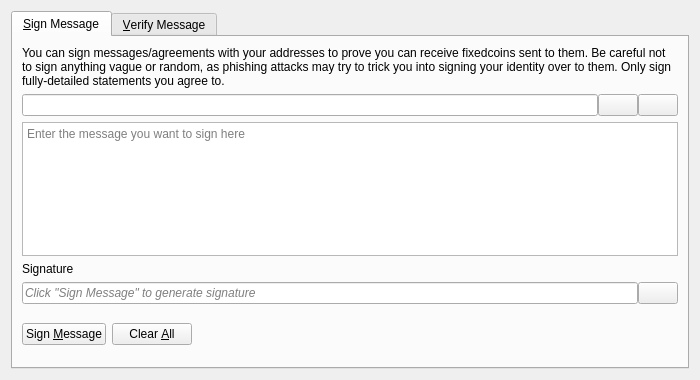
<?xml version="1.0" encoding="UTF-8"?>
<ui version="4.0">
 <class>SignVerifyMessageDialog</class>
 <widget class="QDialog" name="SignVerifyMessageDialog">
  <property name="geometry">
   <rect>
    <x>0</x>
    <y>0</y>
    <width>700</width>
    <height>380</height>
   </rect>
  </property>
  <property name="windowTitle">
   <string>Signatures - Sign / Verify a Message</string>
  </property>
  <property name="modal">
   <bool>true</bool>
  </property>
  <layout class="QVBoxLayout" name="verticalLayout">
   <item>
    <widget class="QTabWidget" name="tabWidget">
     <property name="currentIndex">
      <number>0</number>
     </property>
     <widget class="QWidget" name="tabSignMessage">
      <attribute name="title">
       <string>&amp;Sign Message</string>
      </attribute>
      <layout class="QVBoxLayout" name="verticalLayout_SM">
       <item>
        <widget class="QLabel" name="infoLabel_SM">
         <property name="text">
          <string>You can sign messages/agreements with your addresses to prove you can receive fixedcoins sent to them. Be careful not to sign anything vague or random, as phishing attacks may try to trick you into signing your identity over to them. Only sign fully-detailed statements you agree to.</string>
         </property>
         <property name="textFormat">
          <enum>Qt::PlainText</enum>
         </property>
         <property name="wordWrap">
          <bool>true</bool>
         </property>
        </widget>
       </item>
       <item>
        <layout class="QHBoxLayout" name="horizontalLayout_1_SM">
         <property name="spacing">
          <number>0</number>
         </property>
         <item>
          <widget class="QValidatedLineEdit" name="addressIn_SM">
           <property name="toolTip">
            <string>The FixedCoin address to sign the message with</string>
           </property>
          </widget>
         </item>
         <item>
          <widget class="QPushButton" name="addressBookButton_SM">
           <property name="toolTip">
            <string>Choose previously used address</string>
           </property>
           <property name="text">
            <string/>
           </property>
           <property name="icon">
            <iconset resource="../fixedcoin.qrc">
             <normaloff>:/icons/address-book</normaloff>:/icons/address-book</iconset>
           </property>
           <property name="shortcut">
            <string>Alt+A</string>
           </property>
           <property name="autoDefault">
            <bool>false</bool>
           </property>
          </widget>
         </item>
         <item>
          <widget class="QPushButton" name="pasteButton_SM">
           <property name="toolTip">
            <string>Paste address from clipboard</string>
           </property>
           <property name="text">
            <string/>
           </property>
           <property name="icon">
            <iconset resource="../fixedcoin.qrc">
             <normaloff>:/icons/editpaste</normaloff>:/icons/editpaste</iconset>
           </property>
           <property name="shortcut">
            <string>Alt+P</string>
           </property>
           <property name="autoDefault">
            <bool>false</bool>
           </property>
          </widget>
         </item>
        </layout>
       </item>
       <item>
        <widget class="QPlainTextEdit" name="messageIn_SM">
         <property name="toolTip">
          <string>Enter the message you want to sign here</string>
         </property>
         <property name="placeholderText">
          <string>Enter the message you want to sign here</string>
         </property>
        </widget>
       </item>
       <item>
        <widget class="QLabel" name="signatureLabel_SM">
         <property name="text">
          <string>Signature</string>
         </property>
         <property name="textFormat">
          <enum>Qt::PlainText</enum>
         </property>
        </widget>
       </item>
       <item>
        <layout class="QHBoxLayout" name="horizontalLayout_2_SM">
         <property name="spacing">
          <number>0</number>
         </property>
         <item>
          <widget class="QLineEdit" name="signatureOut_SM">
           <property name="placeholderText">
            <string>Click "Sign Message" to generate signature</string>
           </property>
           <property name="font">
            <font>
             <italic>true</italic>
            </font>
           </property>
           <property name="readOnly">
            <bool>true</bool>
           </property>
          </widget>
         </item>
         <item>
          <widget class="QPushButton" name="copySignatureButton_SM">
           <property name="toolTip">
            <string>Copy the current signature to the system clipboard</string>
           </property>
           <property name="text">
            <string/>
           </property>
           <property name="icon">
            <iconset resource="../fixedcoin.qrc">
             <normaloff>:/icons/editcopy</normaloff>:/icons/editcopy</iconset>
           </property>
           <property name="autoDefault">
            <bool>false</bool>
           </property>
          </widget>
         </item>
        </layout>
       </item>
       <item>
        <layout class="QHBoxLayout" name="horizontalLayout_3_SM">
         <item>
          <widget class="QPushButton" name="signMessageButton_SM">
           <property name="toolTip">
            <string>Sign the message to prove you own this FixedCoin address</string>
           </property>
           <property name="text">
            <string>Sign &amp;Message</string>
           </property>
           <property name="icon">
            <iconset resource="../fixedcoin.qrc">
             <normaloff>:/icons/edit</normaloff>:/icons/edit</iconset>
           </property>
           <property name="autoDefault">
            <bool>false</bool>
           </property>
          </widget>
         </item>
         <item>
          <widget class="QPushButton" name="clearButton_SM">
           <property name="toolTip">
            <string>Reset all sign message fields</string>
           </property>
           <property name="text">
            <string>Clear &amp;All</string>
           </property>
           <property name="icon">
            <iconset resource="../fixedcoin.qrc">
             <normaloff>:/icons/remove</normaloff>:/icons/remove</iconset>
           </property>
           <property name="autoDefault">
            <bool>false</bool>
           </property>
          </widget>
         </item>
         <item>
          <spacer name="horizontalSpacer_1_SM">
           <property name="orientation">
            <enum>Qt::Horizontal</enum>
           </property>
           <property name="sizeHint" stdset="0">
            <size>
             <width>40</width>
             <height>48</height>
            </size>
           </property>
          </spacer>
         </item>
         <item>
          <widget class="QLabel" name="statusLabel_SM">
           <property name="font">
            <font>
             <weight>75</weight>
             <bold>true</bold>
            </font>
           </property>
           <property name="text">
            <string/>
           </property>
           <property name="wordWrap">
            <bool>true</bool>
           </property>
          </widget>
         </item>
         <item>
          <spacer name="horizontalSpacer_2_SM">
           <property name="orientation">
            <enum>Qt::Horizontal</enum>
           </property>
           <property name="sizeHint" stdset="0">
            <size>
             <width>40</width>
             <height>48</height>
            </size>
           </property>
          </spacer>
         </item>
        </layout>
       </item>
      </layout>
     </widget>
     <widget class="QWidget" name="tabVerifyMessage">
      <attribute name="title">
       <string>&amp;Verify Message</string>
      </attribute>
      <layout class="QVBoxLayout" name="verticalLayout_VM">
       <item>
        <widget class="QLabel" name="infoLabel_VM">
         <property name="text">
          <string>Enter the receiver's address, message (ensure you copy line breaks, spaces, tabs, etc. exactly) and signature below to verify the message. Be careful not to read more into the signature than what is in the signed message itself, to avoid being tricked by a man-in-the-middle attack. Note that this only proves the signing party receives with the address, it cannot prove sendership of any transaction!</string>
         </property>
         <property name="textFormat">
          <enum>Qt::PlainText</enum>
         </property>
         <property name="alignment">
          <set>Qt::AlignLeading|Qt::AlignLeft|Qt::AlignTop</set>
         </property>
         <property name="wordWrap">
          <bool>true</bool>
         </property>
        </widget>
       </item>
       <item>
        <layout class="QHBoxLayout" name="horizontalLayout_1_VM">
         <property name="spacing">
          <number>0</number>
         </property>
         <item>
          <widget class="QValidatedLineEdit" name="addressIn_VM">
           <property name="toolTip">
            <string>The FixedCoin address the message was signed with</string>
           </property>
          </widget>
         </item>
         <item>
          <widget class="QPushButton" name="addressBookButton_VM">
           <property name="toolTip">
            <string>Choose previously used address</string>
           </property>
           <property name="text">
            <string/>
           </property>
           <property name="icon">
            <iconset resource="../fixedcoin.qrc">
             <normaloff>:/icons/address-book</normaloff>:/icons/address-book</iconset>
           </property>
           <property name="shortcut">
            <string>Alt+A</string>
           </property>
           <property name="autoDefault">
            <bool>false</bool>
           </property>
          </widget>
         </item>
        </layout>
       </item>
       <item>
        <widget class="QPlainTextEdit" name="messageIn_VM">
          <property name="toolTip">
            <string>The signed message to verify</string>
          </property>
          <property name="placeholderText">
            <string>The signed message to verify</string>
          </property>
        </widget>
       </item>
       <item>
        <widget class="QValidatedLineEdit" name="signatureIn_VM">
          <property name="toolTip">
            <string>The signature given when the message was signed</string>
          </property>
          <property name="placeholderText">
            <string>The signature given when the message was signed</string>
          </property>
        </widget>
       </item>
       <item>
        <layout class="QHBoxLayout" name="horizontalLayout_2_VM">
         <item>
          <widget class="QPushButton" name="verifyMessageButton_VM">
           <property name="toolTip">
            <string>Verify the message to ensure it was signed with the specified FixedCoin address</string>
           </property>
           <property name="text">
            <string>Verify &amp;Message</string>
           </property>
           <property name="icon">
            <iconset resource="../fixedcoin.qrc">
             <normaloff>:/icons/transaction_0</normaloff>:/icons/transaction_0</iconset>
           </property>
           <property name="autoDefault">
            <bool>false</bool>
           </property>
          </widget>
         </item>
         <item>
          <widget class="QPushButton" name="clearButton_VM">
           <property name="toolTip">
            <string>Reset all verify message fields</string>
           </property>
           <property name="text">
            <string>Clear &amp;All</string>
           </property>
           <property name="icon">
            <iconset resource="../fixedcoin.qrc">
             <normaloff>:/icons/remove</normaloff>:/icons/remove</iconset>
           </property>
           <property name="autoDefault">
            <bool>false</bool>
           </property>
          </widget>
         </item>
         <item>
          <spacer name="horizontalSpacer_1_VM">
           <property name="orientation">
            <enum>Qt::Horizontal</enum>
           </property>
           <property name="sizeHint" stdset="0">
            <size>
             <width>40</width>
             <height>48</height>
            </size>
           </property>
          </spacer>
         </item>
         <item>
          <widget class="QLabel" name="statusLabel_VM">
           <property name="font">
            <font>
             <weight>75</weight>
             <bold>true</bold>
            </font>
           </property>
           <property name="text">
            <string/>
           </property>
           <property name="wordWrap">
            <bool>true</bool>
           </property>
          </widget>
         </item>
         <item>
          <spacer name="horizontalSpacer_2_VM">
           <property name="orientation">
            <enum>Qt::Horizontal</enum>
           </property>
           <property name="sizeHint" stdset="0">
            <size>
             <width>40</width>
             <height>48</height>
            </size>
           </property>
          </spacer>
         </item>
        </layout>
       </item>
      </layout>
     </widget>
    </widget>
   </item>
  </layout>
 </widget>
 <customwidgets>
  <customwidget>
   <class>QValidatedLineEdit</class>
   <extends>QLineEdit</extends>
   <header>qt/qvalidatedlineedit.h</header>
  </customwidget>
 </customwidgets>
 <resources>
  <include location="../fixedcoin.qrc"/>
 </resources>
 <connections/>
</ui>
